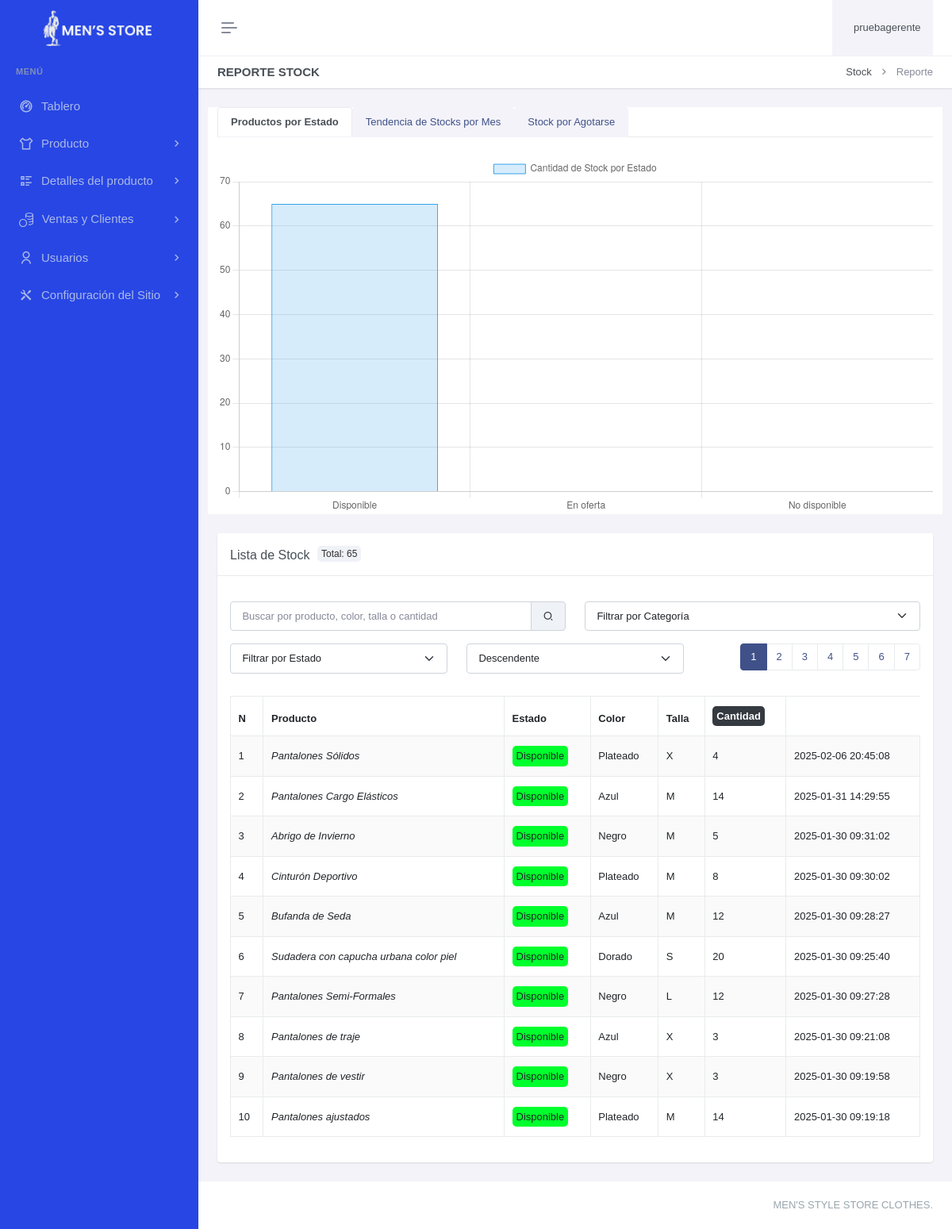
The page /paneladministrador/reportes/stocks/reporte-stocks.php (signed in) on the database as committed earlier.
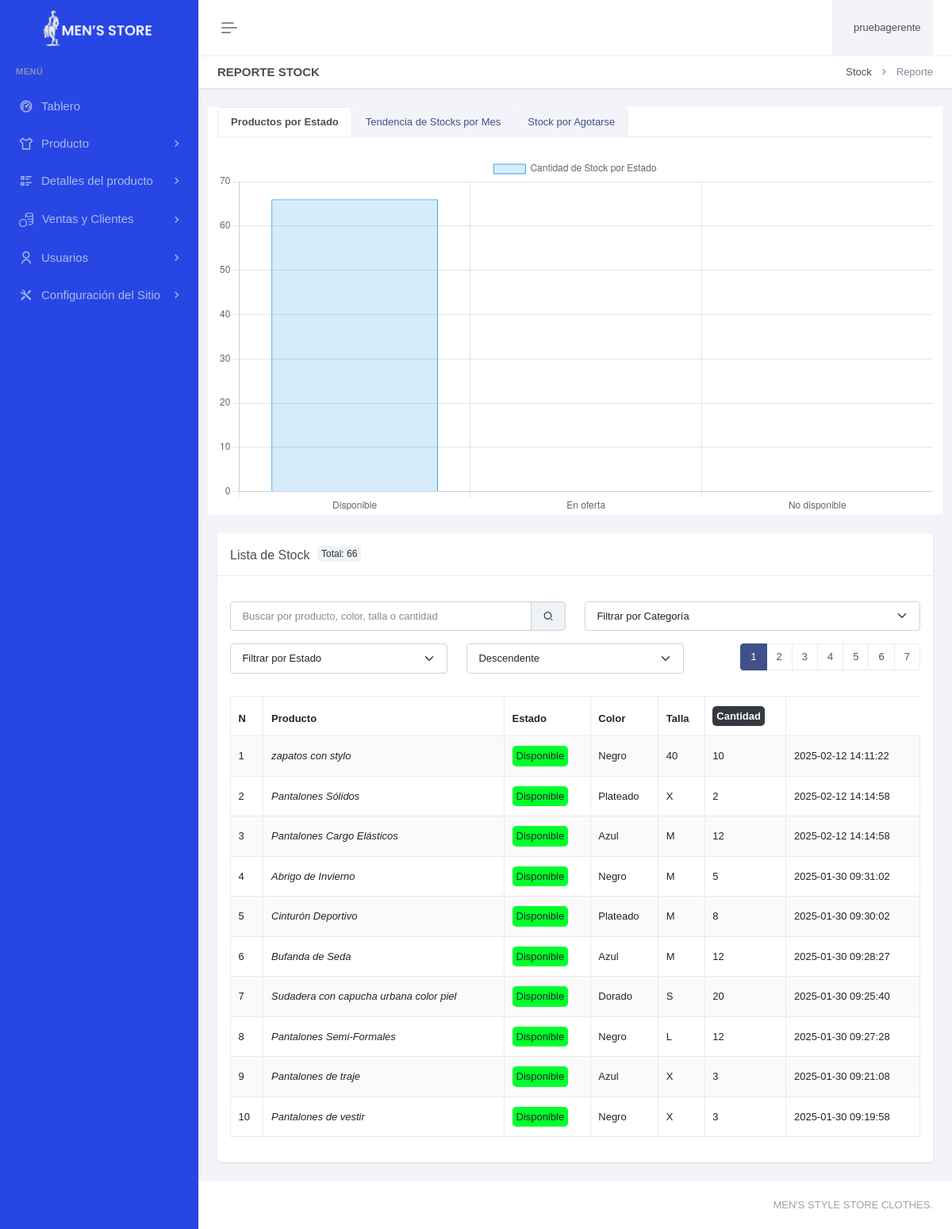
The same page on the database as committed later.
### tables this page shows
CREATE TABLE `stock` (
  `stoId` int(11) NOT NULL,
  `proId` int(11) DEFAULT NULL,
  `estId` int(11) DEFAULT NULL,
  `colId` int(11) DEFAULT NULL,
  `talId` int(11) DEFAULT NULL,
  `stoCantidad` int(11) DEFAULT NULL,
  `stoFechaRegis` datetime DEFAULT current_timestamp() ON UPDATE current_timestamp()
);

CREATE TABLE `producto` (
  `proId` int(11) NOT NULL,
  `catId` int(11) DEFAULT NULL,
  `marId` int(11) DEFAULT NULL,
  `proNombre` varchar(50) NOT NULL,
  `proDescripcion` varchar(150) DEFAULT NULL,
  `proImg` varchar(255) DEFAULT NULL,
  `proImg2` varchar(255) DEFAULT NULL,
  `proPrecio` decimal(8,2) DEFAULT NULL,
  `proFechaRegistro` datetime DEFAULT current_timestamp() ON UPDATE current_timestamp()
);

CREATE TABLE `color` (
  `colId` int(11) NOT NULL,
  `colNombre` varchar(50) NOT NULL,
  `colCodigoHex` varchar(30) DEFAULT NULL,
  `colFechaRegis` datetime DEFAULT current_timestamp()
);

CREATE TABLE `talla` (
  `talId` int(11) NOT NULL,
  `talNombre` varchar(30) DEFAULT NULL,
  `talFechaRegis` datetime DEFAULT current_timestamp()
);

### paneladministrador/reportes/stocks/reporte-stocks.php (the view, shortened to what the changed rows need)
<?php
include "../../header.php";
include "../../sidebar.php";
$registros_por_pagina = 10;
$pagina_actual = isset($_GET['pagina']) ? (int)$_GET['pagina'] : 1;
$offset = ($pagina_actual - 1) * $registros_por_pagina;
$search = isset($_GET['search']) ? $_GET['search'] : '';
$filterCategory = isset($_GET['filterCategory']) ? $_GET['filterCategory'] : '';
$filterState = isset($_GET['filterState']) ? $_GET['filterState'] : '';
$order_dir = isset($_GET['order_dir']) ? $_GET['order_dir'] : 'DESC';
$search_param = "%$search%";
$query_total = "SELECT COUNT(*) as total FROM stock s
                INNER JOIN producto p ON s.proId=p.proId
                INNER JOIN talla t ON s.talId=t.talId
                INNER JOIN color c ON s.colId=c.colId
                INNER JOIN estado e ON s.estId=e.estId
                LEFT JOIN oferta o ON s.stoId = o.stoId
                WHERE (p.proNombre LIKE ? OR c.colNombre LIKE ? OR t.talNombre LIKE ? OR s.stoCantidad LIKE ?)";
$params = [$search_param, $search_param, $search_param, $search_param];
$stmt_total = $con->prepare($query_total);
$stmt_total->bind_param(str_repeat('s', count($params)), ...$params);
$stmt_total->execute();
$result_total = $stmt_total->get_result();
$total_registros = $result_total->fetch_assoc()['total'];
$total_paginas = ceil($total_registros / $registros_por_pagina);
?>
<div class="main-content">
    <div class="page-content">
        <div class="container-fluid">
            <div class="row" style="background-color: white;">
                <div class="col-12">
                    <div class="tab-content" id="myTabContent">
                        <div class="tab-pane fade show active" id="estado" role="tabpanel" aria-labelledby="estado-tab">
                            <canvas id="barChart" class="mt-4"></canvas>
                        </div>
                    </div>
                </div>
            </div>
                    <div class="card mt-4" id="example">
                        <div class="card-header">
                          <h5 class="card-title mb-0">Lista de Stock <div class="badge-total">Total: <?php echo $total_registros; ?></div></h5>
                        </div>
                        <div class="card-body">
                            <div class="row mb-3">
                                <div class="col-md-4 mt-3 d-flex justify-content-end">
                                <nav aria-label="Page navigation example">
                                    <ul class="pagination justify-content-center">
                                        <?php for ($i = 1; $i <= $total_paginas; $i++): ?>
                                            <li class="page-item <?php echo ($i == $pagina_actual) ? 'active' : ''; ?>">
                                                <a class="page-link" href="?pagina=<?php echo $i; ?>&search=<?php echo htmlspecialchars($search); ?>&filterCategory=<?php echo htmlspecialchars($filterCategory); ?>&filterState=<?php echo htmlspecialchars($filterState); ?>&order_dir=<?php echo htmlspecialchars($order_dir); ?>#example"><?php echo $i; ?></a>
                                            </li>
                                        <?php endfor; ?>
                                    </ul>
                                </nav>
                            </div>
                            </div>
                            <table class="table table-bordered dt-responsive nowrap table-striped align-middle" style="width:100%">
                                <thead>
                                    <tr>
                                    <th>N</th>
                                        <th>Producto</th>
                                        <th>Estado</th>
                                        <th>Color</th>
                                        <th>Talla</th>
                                        <th> <div class="badge-dark"> Cantidad</div></th>
                                    </tr>
                                </thead>
                                <tbody>
                                <?php
                             $query = "SELECT s.stoId, p.proNombre, e.estDisponible, c.colNombre, t.talNombre, s.stoCantidad,s.stoFechaRegis, p.proImg, p.proPrecio, cat.catNombre, m.marNombre,
                             CASE WHEN o.stoId IS NOT NULL THEN 'En oferta' ELSE e.estDisponible END AS estado
                             FROM stock AS s
                             INNER JOIN producto AS p ON s.proId = p.proId
                             INNER JOIN estado AS e ON s.estId = e.estId
                             INNER JOIN color AS c ON s.colId = c.colId
                             INNER JOIN talla AS t ON s.talId = t.talId
                             INNER JOIN categoria AS cat ON p.catId = cat.catId
                            INNER JOIN marca as m on p.marId= m.marId
                             LEFT JOIN oferta o ON s.stoId = o.stoId
                             WHERE (p.proNombre LIKE ? OR c.colNombre LIKE ? OR t.talNombre LIKE ? OR s.stoCantidad LIKE ?)";
                                    $params = [$search_param, $search_param, $search_param, $search_param];
                                    $query .= " ORDER BY s.stoId $order_dir LIMIT $registros_por_pagina OFFSET $offset";
                                    $stmt = $con->prepare($query);
                                    $stmt->bind_param(str_repeat('s', count($params)), ...$params);
                                    $stmt->execute();
                                    $result = $stmt->get_result();
                                    $numero_registro = $offset + 1;
                                    while ($row = mysqli_fetch_assoc($result)) {
                                        $estado = $row['estado'];
                                        $estadoClass = 'badge-secondary';
                                        if ($estado == 'Disponible') {
                                            $estadoClass = 'badge-success';
                                        } elseif ($estado == 'No disponible') {
                                            $estadoClass = 'badge-danger';
                                        } elseif ($estado == 'En oferta') {
                                            $estadoClass = 'badge-warning';
                                        }
                                        echo "<tr id='stock-{$row['stoId']}'>
                                   <td>{$numero_registro}</td>
                                <td data-img='{$row['proImg']}' data-marca='{$row['marNombre']}' data-price='{$row['proPrecio']}' data-category='{$row['catNombre']}'
                                class='product-name'>{$row['proNombre']}</td>
                                   <td><span class='{$estadoClass}'>{$estado}</span></td>
                                   <td>{$row['colNombre']}</td>
                                   <td>{$row['talNombre']}</td>
                                   <td>{$row['stoCantidad']}</td>
                                   <td>{$row['stoFechaRegis']}</td>
                              </tr>";
                                            $numero_registro++;
                                    }
                                    ?>
                                </tbody>
                            </table>
                        </div>
                    </div>
                </div>
            </div>
        </div>
    </div>
<?php include "../../footer.php";?>

Rows that differ between the two databases and show on the page:
no longer on this page (row unchanged): stock: proId.proNombre "Pantalones ajustados", estado "Disponible", colId.colNombre "Plateado", talId.talNombre "M", stoCantidad "14", stoFechaRegis "2025-01-30 09:19:18"
added stock: proId.proNombre "zapatos con stylo", estado "Disponible", colId.colNombre "Negro", talId.talNombre "40", stoCantidad "10", stoFechaRegis "2025-02-12 14:11:22"
changed stock "Pantalones Sólidos": stoCantidad "4" → "2"; stoFechaRegis "2025-02-06 20:45:08" → "2025-02-12 14:14:58"
changed stock "Pantalones Cargo Elásticos": stoCantidad "14" → "12"; stoFechaRegis "2025-01-31 14:29:55" → "2025-02-12 14:14:58"
Other text that changed with them:
chart data {{ json_encode($cantidades_estado) }}: ["65","0","0"] → ["66","0","0"]
$total_registros: "65" → "66"
